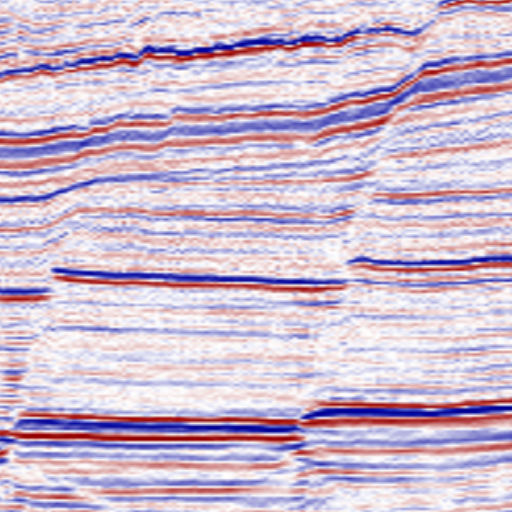
#> input picture modeling/pally/seismic-1240_1240_398_0.png, 512 x 512 px
$ jupyter execute --allow-errors afe.ipynb   (shell and % lines are left out)
#> lines starting #> are read from the running program, lines starting #| are printed output that depends on the picture
[cell 1]
import numpy as np
import networkx as nx
import pickle
import cv2

import matplotlib.pyplot as plt
from mpl_toolkits.axes_grid1 import make_axes_locatable
from scipy.spatial import distance_matrix

from sys import stdout

from fatbox.preprocessing import simple_threshold_binary, skeleton_guo_hall, array_to_points
from fatbox.edits import label_components, simplify
from fatbox.plots import plot_components

from PIL import Image

[cell 2]
image_path = 'seismic-1240_1240_398_0.png'  # Replace with your image path
image = Image.open(image_path).convert('L')  # Convert to grayscale
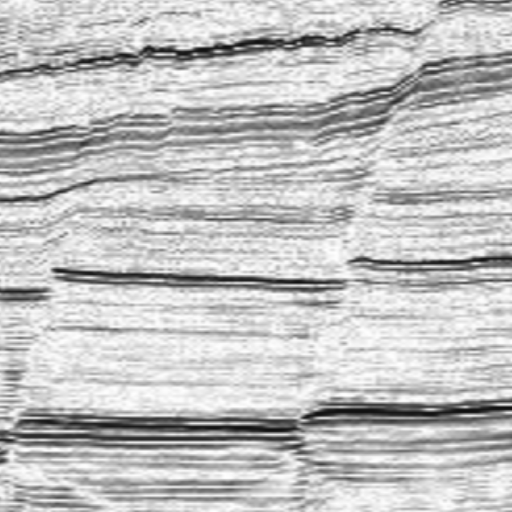
#> image: PIL image 512x512 L; min 16, max 255, mean 193.5
strain_rate = np.array(image)  # Convert to NumPy array

[cell 3]
fig, ax = plt.subplots(figsize=(10,10))
im = ax.imshow(strain_rate, vmin=0)
plt.axis('off')
divider = make_axes_locatable(ax)
cax = divider.new_vertical(size="5%", pad=0.7, pack_start=True)
fig.add_axes(cax)
fig.colorbar(im, cax=cax, orientation="horizontal")
plt.show()
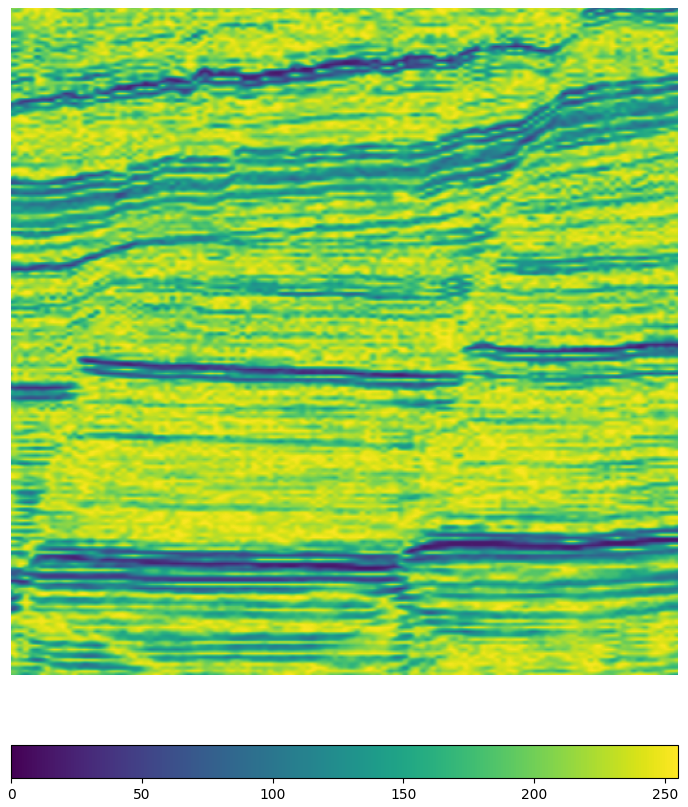
#> figure drawn by matplotlib, 2 panels
